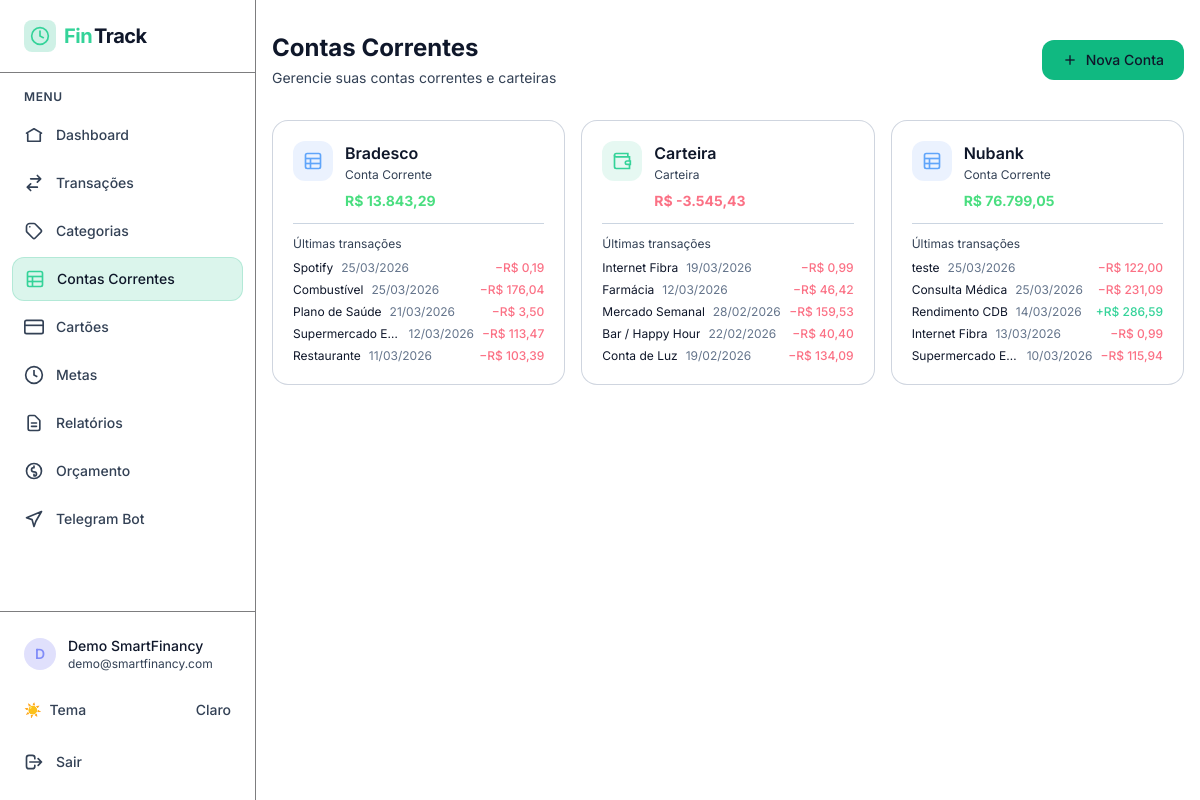
The app's page /financas/conta-corrente/ (signed in), older data.
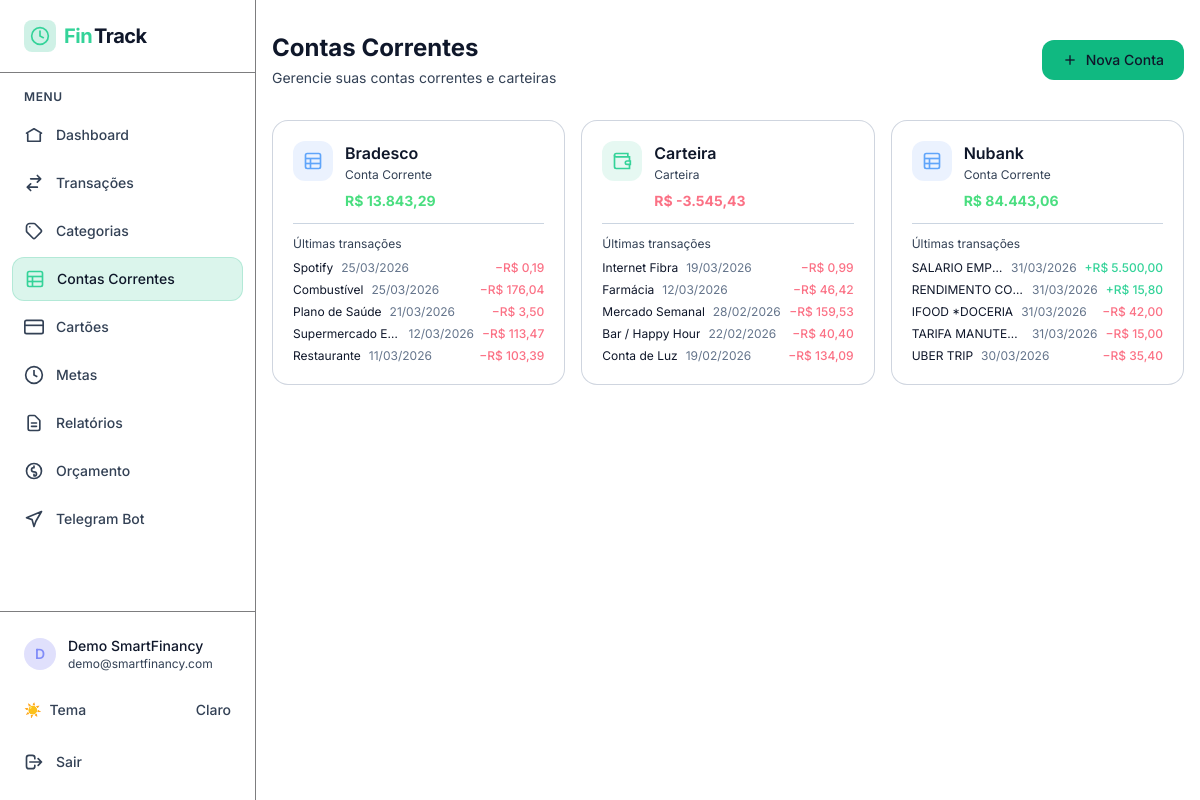
The same page, newer data.
### finances/models.py (models this page shows, shortened)
class Account(models.Model):
    TIPO_CHOICES = [
        ('conta_corrente', 'Conta Corrente'),
        ('carteira', 'Carteira'),
        ('cartao_credito', 'Cartão de Crédito'),
    ]
    nome = models.CharField(max_length=100)
    tipo = models.CharField(max_length=20, choices=TIPO_CHOICES, default='conta_corrente')
    usuario = models.ForeignKey(User, on_delete=models.CASCADE, related_name='contas')
    class Meta:
        verbose_name = 'Conta'
        verbose_name_plural = 'Contas'
        unique_together = ['nome', 'usuario']

class Transaction(models.Model):
    TIPO_CHOICES = [
        ('entrada', 'Entrada'),
        ('saida', 'Saída'),
    ]
    valor = models.DecimalField(
        max_digits=12,
        decimal_places=2,
        validators=[MinValueValidator(Decimal('0.01'))],
    )
    data = models.DateField()
    tipo = models.CharField(max_length=10, choices=TIPO_CHOICES)
    descricao = models.CharField(max_length=255)
    categoria = models.ForeignKey(
        Category,
        on_delete=models.SET_NULL,
        null=True,
        blank=True,
        related_name='transacoes',
    )
    conta = models.ForeignKey(
        Account,
        on_delete=models.SET_NULL,
        null=True,
        blank=True,
        related_name='transacoes',
    )
    usuario = models.ForeignKey(User, on_delete=models.CASCADE, related_name='transacoes')
    class Meta:
        verbose_name = 'Transação'
        verbose_name_plural = 'Transações'
        ordering = ['-data', '-id']
        constraints = [
            models.CheckConstraint(
                check=models.Q(valor__gt=0),
                name='transaction_valor_positivo',
            )
        ]

### finances/views.py (the view)
# urls.py: path('conta-corrente/', views.ContaCorrenteListView.as_view(), name='conta_corrente_list'),
class ContaCorrenteListView(LoginRequiredMixin, ListView):
    model = Account
    template_name = 'finances/conta_corrente_list.html'
    context_object_name = 'contas'
    def get_queryset(self):
        return Account.objects.filter(
            usuario=self.request.user,
            tipo__in=['conta_corrente', 'carteira'],
        ).order_by('nome')
    def get_context_data(self, **kwargs):
        ctx = super().get_context_data(**kwargs)
        ctx['contas_com_saldo'] = [
            (
                conta,
                selectors.get_account_balance(conta.pk, self.request.user),
                selectors.get_transactions_by_account(conta.pk, self.request.user),
            )
            for conta in ctx['contas']
        ]
        return ctx

### finances/selectors.py (called while the page is built)
def get_account_balance(account_id: int, user) -> Decimal:
    conta = get_object_or_404(Account, pk=account_id, usuario=user)
    qs = Transaction.objects.filter(conta=conta, usuario=user)
    entradas = qs.filter(tipo='entrada').aggregate(total=Sum('valor'))['total'] or Decimal('0')
    saidas = qs.filter(tipo='saida').aggregate(total=Sum('valor'))['total'] or Decimal('0')
    if conta.tipo == 'cartao_credito':
        return saidas
    return entradas - saidas

def get_transactions_by_account(account_id: int, user, limit: int = 5):
    return (
        Transaction.objects
        .filter(conta_id=account_id, usuario=user)
        .select_related('categoria', 'conta')
        .order_by('-data', '-pk')[:limit]
    )

### finances/templates/finances/conta_corrente_list.html (shortened to what this page needs)
{% extends 'base.html' %}
{% block content %}
<div class="min-h-screen bg-zinc-950 py-8 px-4">
  <div class="'' w-full mx-auto">
    <div class="flex flex-col sm:flex-row sm:items-center sm:justify-between gap-4 mb-8">
      <div>
        <h1 class="text-2xl font-bold text-white">Contas Correntes</h1>
        <p class="text-zinc-400 text-sm mt-1">Gerencie suas contas correntes e carteiras</p>
      </div>
      <a href="{% url 'finances:conta_corrente_create' %}"
        class="inline-flex items-center gap-2 bg-emerald-500 hover:bg-emerald-600 text-white font-medium px-5 py-2.5 rounded-xl transition-colors text-sm">
        <svg xmlns="http://www.w3.org/2000/svg" class="w-4 h-4" viewBox="0 0 24 24" fill="none" stroke="currentColor"
          stroke-width="2" aria-hidden="true">
          <line x1="12" y1="5" x2="12" y2="19" />
          <line x1="5" y1="12" x2="19" y2="12" />
        </svg>
        Nova Conta
      </a>
    </div>
    {% if contas %}
    <div class="grid grid-cols-1 sm:grid-cols-2 lg:grid-cols-3 gap-4">
      {% for conta, saldo, transacoes in contas_com_saldo %}
      <div class="glass rounded-2xl p-5 hover:bg-zinc-800/30 transition-colors group">
        <div class="flex items-start justify-between gap-3">
          <div class="flex items-start gap-3 flex-1 min-w-0">
            <div class="w-10 h-10 rounded-xl flex items-center justify-center shrink-0
              {% if conta.tipo == 'carteira' %}bg-emerald-500/10{% else %}bg-blue-500/10{% endif %}"
              aria-hidden="true">
              {% if conta.tipo == 'carteira' %}
              <svg class="w-5 h-5 text-emerald-400" viewBox="0 0 24 24" fill="none" stroke="currentColor"
                stroke-width="2" aria-hidden="true">
                <path d="M21 12V7H5a2 2 0 010-4h14v4" />
                <path d="M3 5v14a2 2 0 002 2h16v-5" />
                <path d="M18 12a2 2 0 000 4h4v-4z" />
              </svg>
              {% else %}
              <svg class="w-5 h-5 text-blue-400" viewBox="0 0 24 24" fill="none" stroke="currentColor" stroke-width="2"
                aria-hidden="true">
                <rect x="3" y="3" width="18" height="18" rx="2" ry="2" />
                <line x1="3" y1="9" x2="21" y2="9" />
                <line x1="3" y1="15" x2="21" y2="15" />
                <line x1="9" y1="9" x2="9" y2="21" />
              </svg>
              {% endif %}
            </div>
            <div class="min-w-0">
              <p class="font-semibold text-white truncate">{{ conta.nome }}</p>
              <p class="text-xs text-zinc-400 mt-0.5">{{ conta.get_tipo_display }}</p>
              <p class="text-sm font-bold mt-2 {% if saldo >= 0 %}text-green-400{% else %}text-rose-400{% endif %}"
                aria-label="Saldo: R$ {{ saldo|floatformat:"2g" }}">
                R$ {{ saldo|floatformat:"2g" }}
              </p>
            </div>
          </div>
        </div>
        <div class="border-t border-zinc-800 mt-3 pt-3">
          <p class="text-zinc-500 text-xs mb-2">Últimas transações</p>
          {% if transacoes %}
          <ul class="space-y-1.5">
            {% for t in transacoes %}
            <li class="flex items-center justify-between text-xs gap-2">
              <div class="flex items-center gap-2 min-w-0 flex-1">
                <span class="text-zinc-300 truncate">{{ t.descricao }}</span>
                <span class="text-zinc-600 shrink-0">{{ t.data|date:"d/m/Y" }}</span>
              </div>
              <span class="shrink-0 font-medium {% if t.tipo == 'entrada' %}text-emerald-400{% else %}text-rose-400{% endif %}">
                {% if t.tipo == 'entrada' %}+{% else %}−{% endif %}R$&nbsp;{{ t.valor|floatformat:"2g" }}
              </span>
            </li>
            {% endfor %}
          </ul>
          {% else %}
          <p class="text-zinc-600 text-xs">Nenhuma transação</p>
          {% endif %}
        </div>
      </div>
      {% endfor %}
    </div>
    {% endif %}
  </div>
</div>
{% endblock %}

Row changes from the older to the newer data that the page shows:
computed for Account "Nubank": loses Transaction (descricao "teste", data "25/03/2026", valor "122,00"); loses Transaction (descricao "Consulta Médica", data "25/03/2026", valor "231,09"); loses Transaction (descricao "Rendimento CDB", data "14/03/2026", valor "286,59", tipo "entrada" (drawn)); loses Transaction (descricao "Internet Fibra", data "13/03/2026", valor "0,99"); loses Transaction (descricao "Supermercado E…", data "10/03/2026", valor "115,94"); saldo "76.799,05" → "84.443,06"
added Transaction: descricao "SALARIO EMP…", data "31/03/2026", valor "5.500,00", tipo "entrada" (drawn), shown under Account "Nubank"
added Transaction: descricao "RENDIMENTO CO…", data "31/03/2026", valor "15,80", tipo "entrada" (drawn), shown under Account "Nubank"
added Transaction: descricao "IFOOD *DOCERIA", data "31/03/2026", valor "42,00", shown under Account "Nubank"
added Transaction: descricao "TARIFA MANUTE…", data "31/03/2026", valor "15,00", shown under Account "Nubank"
added Transaction: descricao "UBER TRIP", data "30/03/2026", valor "35,40", shown under Account "Nubank"
